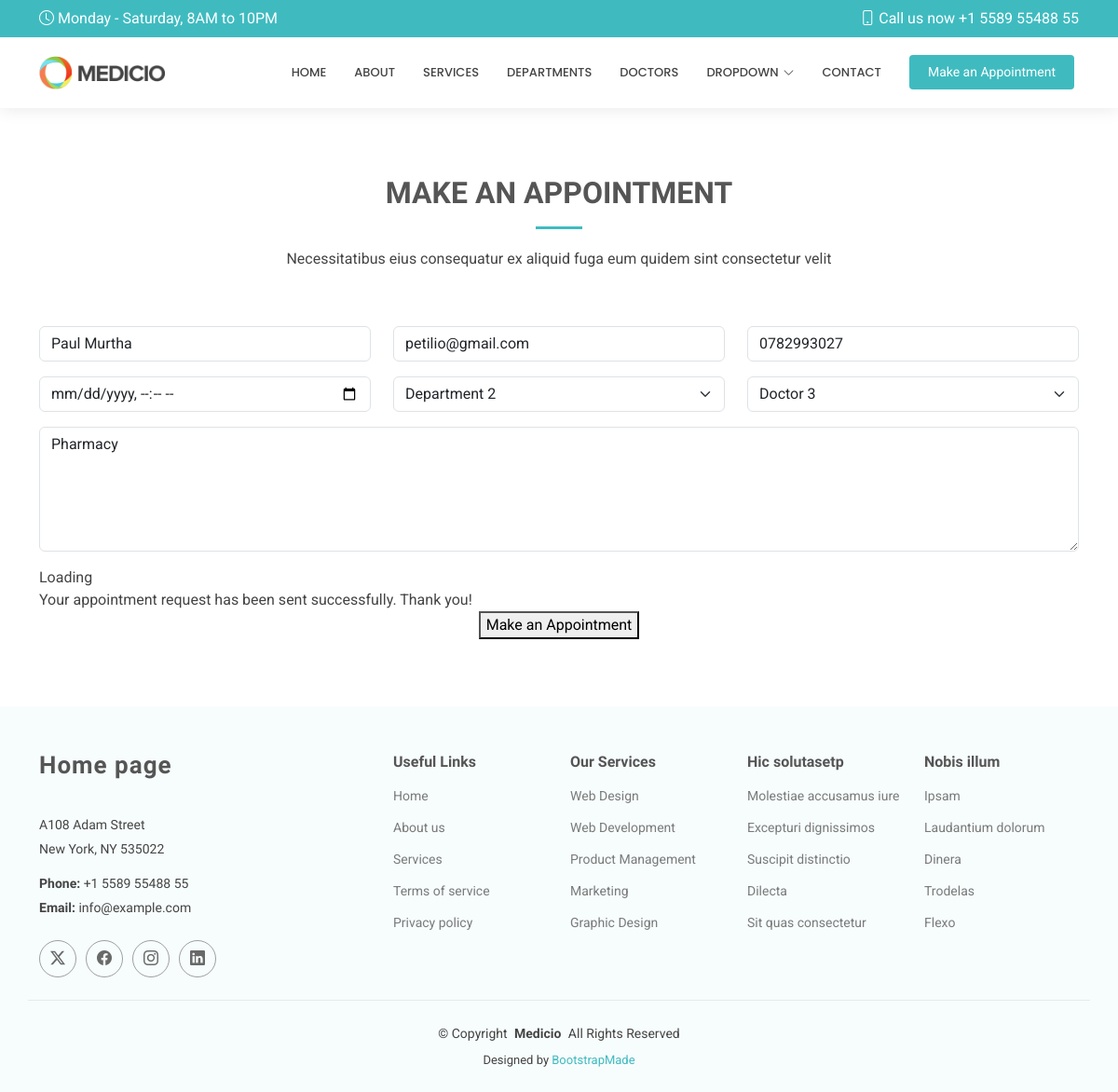
/editappoint/1, run on the app's committed database.
### HospitalApp/models.py (models this page shows, shortened)
class Appointment(models.Model):
    name = models.CharField(max_length=50)
    email = models.EmailField()
    phone_number = models.CharField(max_length=10)
    date_of_birth = models.DateTimeField()
    department = models.CharField(max_length=50)
    doctor = models.CharField(max_length=50)
    message = models.TextField()

### HospitalApp/views.py (the view)
# urls.py: path('editappoint/<int:id>', views.editappoint, name= 'edit-appointment-details'),
def editappoint(request, id):
    appointment = get_object_or_404(Appointment, id=id)
    if request.method == "POST":
        appointment.name = request.POST.get('name')
        appointment.email = request.POST.get('email')
        appointment.phone_number = request.POST.get('phone_number')
        appointment.date_of_birth = request.POST.get('date_of_birth')
        appointment.department = request.POST.get('department')
        appointment.doctor = request.POST.get('doctor')
        appointment.message = request.POST.get('message')
        appointment.save()
        return redirect('/show-appointments')
    else:
        return render(request, 'editappointment.html', {'appointment': appointment})

### Templates/editappointment.html (shortened to what this page needs)
{% extends 'starter-page.html' %}
{% load static %}
{% block content %}
    <br><br><br>
      <div class="container section-title" data-aos="fade-up">
        <h2>MAKE AN APPOINTMENT</h2>
        <p>Necessitatibus eius consequatur ex aliquid fuga eum quidem sint consectetur velit</p>
      </div>
      <div class="container" data-aos="fade-up" data-aos-delay="100">
        <form method="post">
          <div class="row">
            <div class="col-md-4 form-group">
              <input type="text" name="name" class="form-control" id="name" placeholder="Your Name" required="" value="{{ appointment.name }}">
            </div>
            <div class="col-md-4 form-group mt-3 mt-md-0">
              <input type="email" class="form-control" name="email" id="email" placeholder="Your Email" required="" value="{{ appointment.email }}">
            </div>
            <div class="col-md-4 form-group mt-3 mt-md-0">
              <input type="tel" class="form-control" name="phone_number" id="phone" placeholder="Your Phone" required="" value="{{ appointment.phone_number }}">
            </div>
          </div>
          <div class="row">
            <div class="col-md-4 form-group mt-3">
              <input type="datetime-local" name="date_of_birth" class="form-control datepicker" id="date" placeholder="Appointment Date" required="">
            </div>
            <div class="col-md-4 form-group mt-3">
              <select name="department" id="department" class="form-select" required="" value="{{ appointment.department }}">
                <option value="Department 2" {% if appointment.department == "Department 2" %} selected {% endif %}>Department 2</option>
              </select>
            </div>
            <div class="col-md-4 form-group mt-3">
              <select name="doctor" id="doctor" class="form-select" required="">
                <option value="Doctor 3" {% if appointment.doctor == "Doctor 3" %} selected {% endif %} >Doctor 3</option>
              </select>
            </div>
          </div>
          <div class="form-group mt-3">
            <textarea class="form-control" name="message" rows="5" placeholder="Message (Optional)">{{ appointment.message }}</textarea>
          </div>
          <div class="mt-3">
            <div class="loading">Loading</div>
            <div class="sent-message">Your appointment request has been sent successfully. Thank you!</div>
            <div class="text-center"><button type="submit">Make an Appointment</button></div>
          </div>
        </form>
      </div>
    <br><br><br>
{% endblock %}

### static/assets/css/main.css (style rules this page uses)
:root { --default-font: "Roboto", system-ui, -apple-system, "Segoe UI", Roboto, "Helvetica Neue", Arial, "Noto Sans", "Liberation Sans", sans-serif, "Apple Color Emoji", "Segoe UI Emoji", "Segoe UI Symbol", "Noto Color Emoji"; --heading-font: "Raleway", sans-serif; --nav-font: "Poppins", sans-serif; }
:root { --background-color: #ffffff; --default-color: #444444; --heading-color: #555555; --accent-color: #3fbbc0; --surface-color: #ffffff; --contrast-color: #ffffff; }
:root { --nav-color: #444444; --nav-hover-color: #3fbbc0; --nav-mobile-background-color: #ffffff; --nav-dropdown-background-color: #ffffff; --nav-dropdown-color: #444444; --nav-dropdown-hover-color: #3fbbc0; }
:root { scroll-behavior: smooth; }
body { color: var(--default-color); background-color: var(--background-color); font-family: var(--default-font); }
h1, h2, h3, h4, h5, h6 { color: var(--heading-color); font-family: var(--heading-font); }
.section-title { text-align: center; padding-bottom: 60px; position: relative; }
.section-title h2 { font-size: 32px; font-weight: 700; margin-bottom: 20px; padding-bottom: 20px; position: relative; }
.section-title h2:after { content: ""; position: absolute; display: block; width: 50px; height: 3px; background: var(--accent-color); left: 0; right: 0; bottom: 0; margin: auto; }
.section-title p { margin-bottom: 0; }

### data on the page
Appointment: name "Paul Murtha", email "petilio@gmail.com", phone_number "0782993027", department "Department 2", doctor "Doctor 3", message "Pharmacy"
